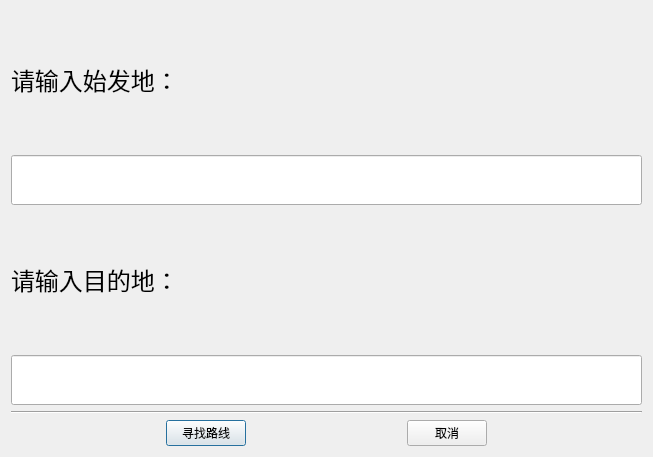
<?xml version="1.0" encoding="UTF-8"?>
<ui version="4.0">
 <class>RouteDlg</class>
 <widget class="QDialog" name="RouteDlg">
  <property name="geometry">
   <rect>
    <x>0</x>
    <y>0</y>
    <width>653</width>
    <height>457</height>
   </rect>
  </property>
  <property name="minimumSize">
   <size>
    <width>400</width>
    <height>300</height>
   </size>
  </property>
  <property name="windowTitle">
   <string>RouteDlg</string>
  </property>
  <layout class="QVBoxLayout" name="verticalLayout_3">
   <item>
    <layout class="QVBoxLayout" name="verticalLayout_2">
     <item>
      <widget class="QLabel" name="label">
       <property name="minimumSize">
        <size>
         <width>180</width>
         <height>50</height>
        </size>
       </property>
       <property name="font">
        <font>
         <family>微软雅黑</family>
         <pointsize>18</pointsize>
        </font>
       </property>
       <property name="text">
        <string>请输入始发地：</string>
       </property>
      </widget>
     </item>
     <item>
      <widget class="QLineEdit" name="DepartText">
       <property name="minimumSize">
        <size>
         <width>450</width>
         <height>50</height>
        </size>
       </property>
       <property name="font">
        <font>
         <family>微软雅黑</family>
         <pointsize>18</pointsize>
        </font>
       </property>
      </widget>
     </item>
    </layout>
   </item>
   <item>
    <layout class="QVBoxLayout" name="verticalLayout">
     <item>
      <widget class="QLabel" name="label_2">
       <property name="minimumSize">
        <size>
         <width>180</width>
         <height>50</height>
        </size>
       </property>
       <property name="font">
        <font>
         <family>微软雅黑</family>
         <pointsize>18</pointsize>
        </font>
       </property>
       <property name="text">
        <string>请输入目的地：</string>
       </property>
      </widget>
     </item>
     <item>
      <widget class="QLineEdit" name="DestinationText">
       <property name="minimumSize">
        <size>
         <width>450</width>
         <height>50</height>
        </size>
       </property>
       <property name="font">
        <font>
         <family>微软雅黑</family>
         <pointsize>18</pointsize>
        </font>
       </property>
      </widget>
     </item>
    </layout>
   </item>
   <item>
    <widget class="Line" name="line">
     <property name="orientation">
      <enum>Qt::Horizontal</enum>
     </property>
    </widget>
   </item>
   <item>
    <layout class="QHBoxLayout" name="horizontalLayout">
     <item>
      <spacer name="horizontalSpacer">
       <property name="orientation">
        <enum>Qt::Horizontal</enum>
       </property>
       <property name="sizeHint" stdset="0">
        <size>
         <width>40</width>
         <height>20</height>
        </size>
       </property>
      </spacer>
     </item>
     <item>
      <widget class="QPushButton" name="btnFind">
       <property name="text">
        <string>寻找路线</string>
       </property>
      </widget>
     </item>
     <item>
      <spacer name="horizontalSpacer_3">
       <property name="orientation">
        <enum>Qt::Horizontal</enum>
       </property>
       <property name="sizeHint" stdset="0">
        <size>
         <width>40</width>
         <height>20</height>
        </size>
       </property>
      </spacer>
     </item>
     <item>
      <widget class="QPushButton" name="btnCancel">
       <property name="text">
        <string>取消</string>
       </property>
      </widget>
     </item>
     <item>
      <spacer name="horizontalSpacer_2">
       <property name="orientation">
        <enum>Qt::Horizontal</enum>
       </property>
       <property name="sizeHint" stdset="0">
        <size>
         <width>40</width>
         <height>20</height>
        </size>
       </property>
      </spacer>
     </item>
    </layout>
   </item>
  </layout>
 </widget>
 <layoutdefault spacing="6" margin="11"/>
 <resources/>
 <connections/>
</ui>
